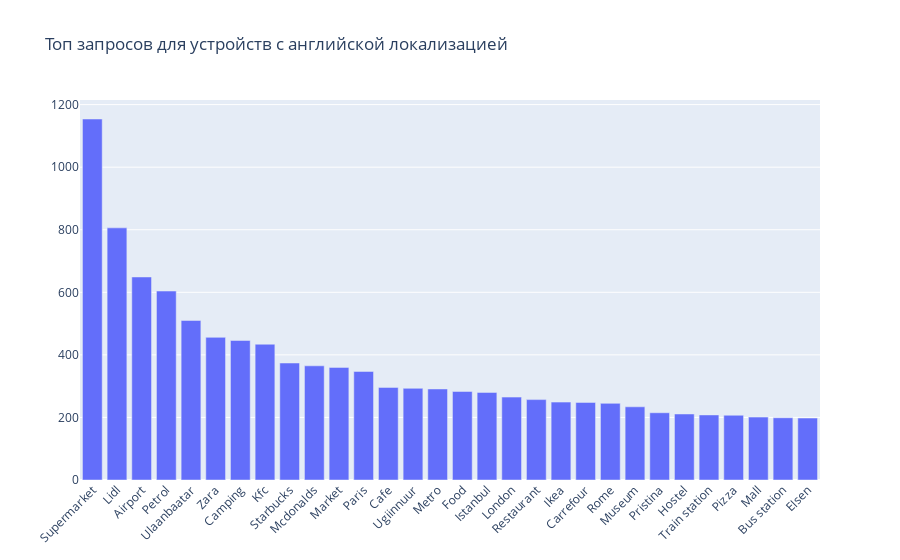

The cell this chart's notebook holds for it:
### Code cell
top_en = dict(top_en.most_common(30))
fig = go.Figure(
    [go.Bar(x=list(top_en.keys()), y=list(top_en.values()))],
    layout_title_text='Топ запросов для устройств с английской локализацией'
)
fig.update_layout(barmode='group', xaxis_tickangle=-45)
fig.show()

### Figure 1 — Plotly figure (JSON) as saved in the notebook; plotly's stock layout.template omitted (floating-point values rounded to 4 significant figures)
{"data": [{"type": "bar", "x": ["Supermarket", "Lidl", "Airport", "Petrol", "Ulaanbaatar", "Zara", "Camping", "Kfc", "Starbucks", "Mcdonalds", "Market", "Paris", "Cafe", "Ugiinnuur", "Metro", "Food", "Istanbul", "London", "Restaurant", "Ikea", "Carrefour", "Rome", "Museum", "Pristina", "Hostel", "Train station", "Pizza", "Mall", "Bus station", "Elsen"], "y": [1154, 806, 649, 604, 510, 456, 446, 434, 374, 365, 360, 347, 296, 293, 291, 283, 280, 265, 257, 249, 248, 245, 234, 215, 211, 208, 207, 201, 199, 198]}], "layout": {"barmode": "group", "title": {"text": "Топ запросов для устройств с английской локализацией"}, "xaxis": {"tickangle": -45}}}
